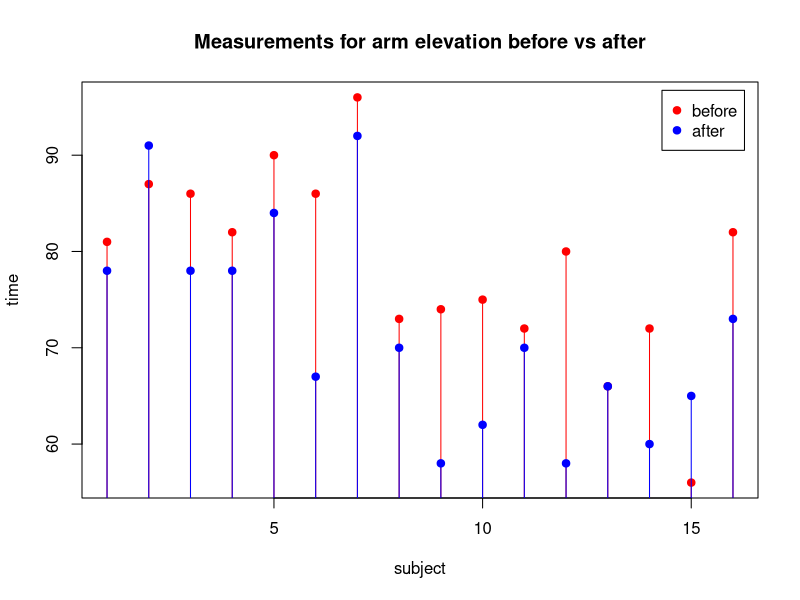
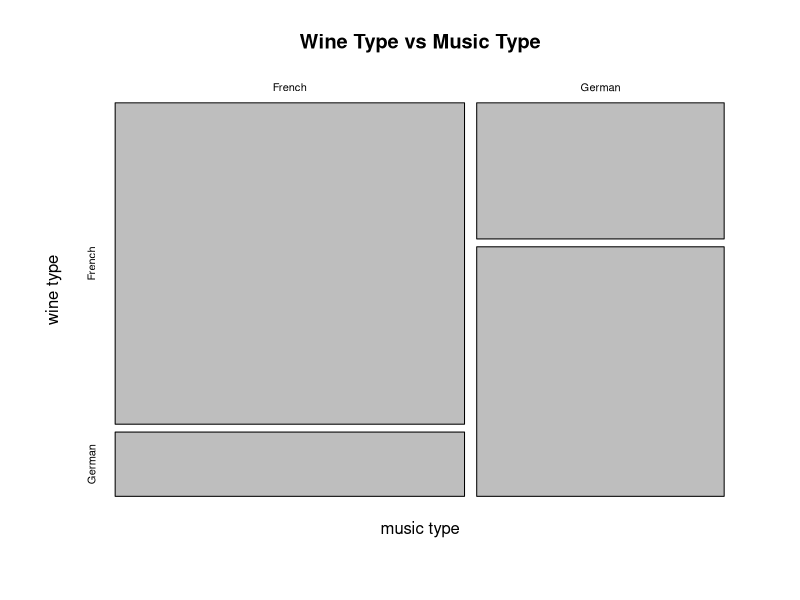
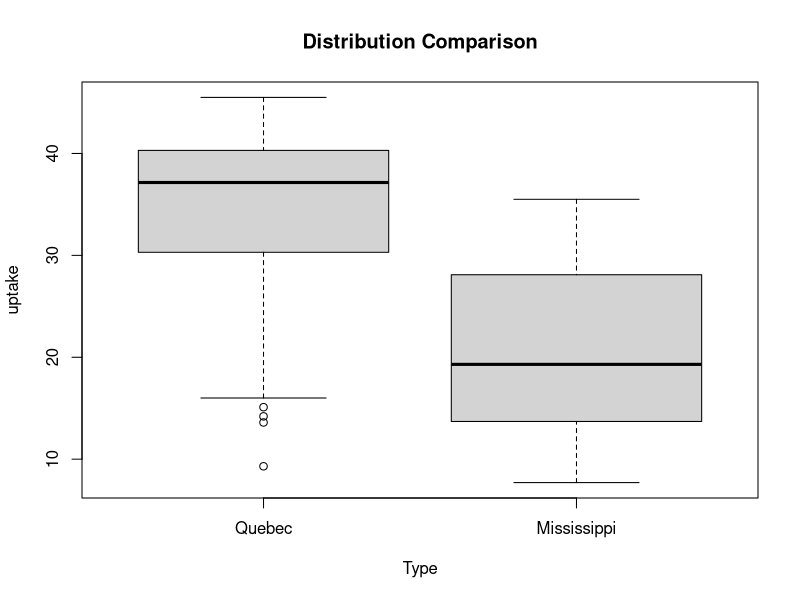

These figures' R source, in order:
## ---- chunk 1
x=91 # number of success
n=220 # number of total trials
out=prop.test(x, n, p = 0.14, alternative = "greater", conf.level = 0.95) # one-sided proportion test
cat("X-squared is:", out$statistic, "\n")
cat("p.value is:", out$p.value, "\n")
cat("Confidence Interval is:[", out$conf.int[1],",", out$conf.int[2], "]", "\n")
## ---- chunk 2
data1=data.frame(x1=c(81,87,86,82,90,86,96,73,74,75,72,80,66,72,56,82),y1=c(78,91,78,78,84,67,92,70,58,62,70,58,66,60,65,73))
plot(x=c(1:16),data1$x1,col="red",type="h",main="Measurements for arm elevation before vs after",xlab="subject",ylab="time")
points(x=c(1:16),data1$x1,col="red",pch=19)
lines(x=c(1:16),data1$y1,col="blue",type="h")
points(x=c(1:16),data1$y1,col="blue",pch=19)
legend("topright",inset=.02,legend=c("before","after"),pch=c(19,19),col=c("red","blue"))
## ---- chunk 3
data1=data.frame(x1=c(81,87,86,82,90,86,96,73,74,75,72,80,66,72,56,82),
                 y1=c(78,91,78,78,84,67,92,70,58,62,70,58,66,60,65,73))
diff=data1$x1-data1$y1
t.test(diff)
## ---- chunk 4
data=read.csv("wine.csv",header=F)
counts = table(data)
mosaicplot(counts, xlab='music type', ylab='wine type',main="Wine Type vs Music Type")
## ---- chunk 5
chitest=chisq.test(counts)
cat("The p-value of the chi-square test is",chitest$p.value)

## ---- chunk 6
boxplot(uptake~Type, data = CO2,main = "Distribution Comparison")
## ---- chunk 7
t.test(CO2$uptake~CO2$Type)
## ---- chunk 8
t.test(CO2$uptake~CO2$Type,conf.level = 0.99)$conf.int
